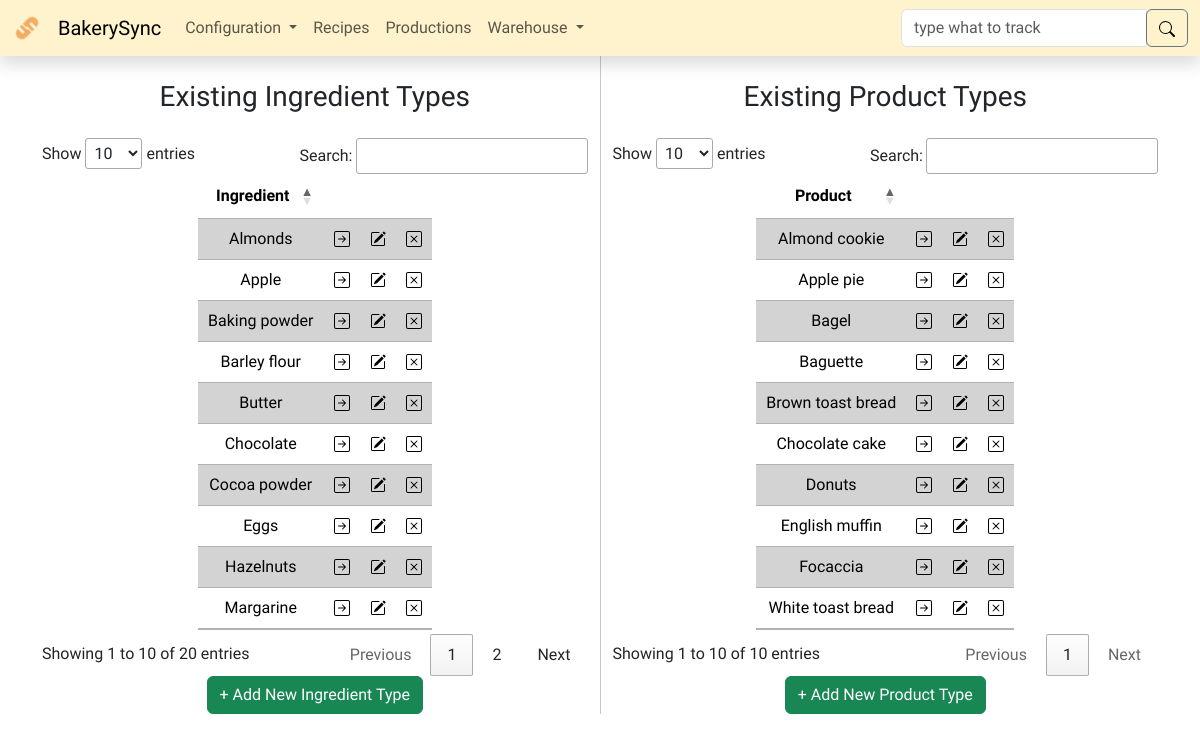
Screenshot of /types/ with the database file from the repository.
### models.py (models this page shows, shortened)
class BaseModel(db.Model):
    __abstract__ = True
    id = db.Column(db.Integer, primary_key=True)

class IngredientType(BaseModel):
    name = db.Column(db.String(255), unique=True, nullable=False)
    arrivals = db.relationship('IngredientArrival', backref='type')
    recipes = db.relationship(
        'Recipe', secondary=recipe_ingredient_association, back_populates='ingredients')

class ProductType(BaseModel):
    name = db.Column(db.String(255), unique=True, nullable=False)
    productions = db.relationship('Production', backref='type')
    recipes = db.relationship('Recipe', backref='type')

### routes/types.py (the view)
@types_bp.route('/', methods=['GET', 'POST'])
def types():
    if request.method == 'POST':
        name = request.form['name'].capitalize()
        if "itype_form" in request.form:
            new_type = IngredientType(name=name)
        elif "ptype_form" in request.form:
            new_type = ProductType(name=name)
        else:
            return redirect(url_for('types.types'))
        try:
            db.session.add(new_type)
            db.session.commit()
            flash('New Type added successfully', 'success')
            return redirect(url_for('types.types'))
        except Exception as e:
            if 'UNIQUE constraint failed' in str(e):
                flash(
                    f'Can not add another type with the name {name}. Type name must be unique. Please choose a different name.', 'warning')
            else:
                flash(f'Error: {str(e)}', 'warning')
            db.session.rollback()  # Rollback any changes to the database
            return redirect(url_for('types.types'))
    else:
        itypes = IngredientType.query.all()
        ptypes = ProductType.query.all()
        return render_template('types.html', itypes=itypes, ptypes=ptypes)

### app.py (called while the page is built)
@app.after_request
def after_request(response):
    response.headers["Cache-Control"] = "no-cache, no-store, must-revalidate"
    response.headers["Expires"] = 0
    response.headers["Pragma"] = "no-cache"
    return response

@app.template_filter('escape_html')
def escape_html_filter(s):
    result = ""
    for c in s:
        if c in ["'", '"']:
            result += "\\" + c
        else:
            result += c
    return result

### templates/types.html (shortened to what this page needs)
{% extends "layout.html" %}
{%block main %}
<div class="container mx-auto text-center">
  <div class="row">
    <div class="col">
      <h3 class="my-4">Existing Ingredient Types</h3>
      <table id="itype_table" class="table table-striped w-auto mx-auto">
        <thead>
          <tr>
            <th>Ingredient</th>
            <th></th>
            <th></th>
            <th></th>
          </tr>
        </thead>
        <tbody>
          {% for itype in itypes %}
          <tr>
            <td>{{ itype.name }}</td>
            <td>
              <form action="{{ url_for('types.itrack') }}" method="post">
                <input
                  type="image"
                  src="/static/icons/arrow-right-square.svg"
                  alt="track"
                  name="itype_track"
                  title="Track {{ itype.name }}"
                />
              </form>
            </td>
            <td>
              <img
                src="/static/icons/pencil-square.svg"
                alt="edit"
                name="itype_edit"
                type="button"
                title="Edit {{ itype.name }}"
                data-bs-toggle="offcanvas"
                data-bs-target="#EditItypeCanvas"
                aria-controls="EditItypeCanvas"
                onclick="populateCanvasI(
                '{{ itype.id }}',
                '{{ itype.name|escape_html }}'
              );"
              />
            </td>
            <td>
              <form
                id="del-{{ itype.id }}"
                action="{{ url_for('types.delete_type') }}"
                method="post"
              >
                <img
                  src="/static/icons/x-square.svg"
                  alt="delete"
                  name="itype_delete"
                  type="submit"
                  title="Delete {{ itype.name }}"
                  onclick="return confirmDelete('del-{{ itype.id }}', '{{ itype.name|escape_html }}');"
                />
              </form>
            </td>
          </tr>
          {% endfor %}
        </tbody>
      </table>
      <button
        class="btn btn-success"
        type="button"
        data-bs-toggle="offcanvas"
        data-bs-target="#AddItypeCanvas"
        aria-controls="AddItypeCanvas"
      >
        + Add New Ingredient Type
      </button>
    </div>
    <div class="col">
      <h3 class="my-4">Existing Product Types</h3>
      <table id="ptype_table" class="table table-striped w-auto mx-auto">
        <thead>
          <tr>
            <th>Product</th>
            <th></th>
            <th></th>
            <th></th>
          </tr>
        </thead>
        <tbody>
          {% for ptype in ptypes %}
          <tr>
            <td>{{ ptype.name }}</td>
            <td>
              <form action="{{ url_for('types.ptrack') }}" method="post">
                <input
                  type="image"
                  src="/static/icons/arrow-right-square.svg"
                  alt="track"
                  name="ptype_track"
                  title="Track {{ ptype.name }}"
                />
              </form>
            </td>
            <td>
              <img
                src="/static/icons/pencil-square.svg"
                alt="edit"
                name="ptype_edit"
                type="button"
                title="Edit {{ ptype.name }}"
                data-bs-toggle="offcanvas"
                data-bs-target="#EditPtypeCanvas"
                aria-controls="EditPtypeCanvas"
                onclick="populateCanvasP(
                '{{ ptype.id }}',
                '{{ ptype.name|escape_html }}'
              );"
              />
            </td>
            <td>
              <form
                id="del-p{{ ptype.id }}"
                action="{{ url_for('types.delete_type') }}"
                method="post"
              >
                <img
                  src="/static/icons/x-square.svg"
                  alt="delete"
                  name="ptype_delete"
                  type="submit"
                  title="Delete {{ ptype.name }}"
                  onclick="return confirmDelete('del-p{{ ptype.id }}', '{{ ptype.name|escape_html }}');"
                />
              </form>
            </td>
          </tr>
          {% endfor %}
        </tbody>
      </table>
      <button
        class="btn btn-success"
        type="button"
        data-bs-toggle="offcanvas"
        data-bs-target="#AddPtypeCanvas"
        aria-controls="AddPtypeCanvas"
      >
        + Add New Product Type
      </button>
    </div>
  </div>
</div>
{% endblock %}

### templates/layout.html (shortened to what this page needs)
<!DOCTYPE html>
<html lang="en">
  <head>
    <link
      href="https://cdn.jsdelivr.net/npm/bootstrap@5.3.2/dist/css/bootstrap.min.css"
      rel="stylesheet"
    />
    <link rel="stylesheet" href="https://cdn.datatables.net/1.13.6/css/jquery.dataTables.css" />
    <link href="/static/styles.css" rel="stylesheet" />
  </head>
  <body>
    <nav class="navbar navbar-expand-lg sticky-top bg-warning-subtle shadow">
      <div class="container-fluid">
        <img
          src="/static/images/android-chrome-512x512.png"
          alt="BakerySyncLogo"
          class="navbar-brand py-0"
          width="30"
          height="30"
        />
        <a class="navbar-brand" href="{{ url_for('index.index') }}">BakerySync</a>
        <div class="collapse navbar-collapse" id="navbarSupportedContent">
          <ul class="navbar-nav me-auto mb-2 mb-lg-0">
            <li class="nav-item dropdown">
              <a
                class="nav-link dropdown-toggle"
                href="#"
                role="button"
                data-bs-toggle="dropdown"
                aria-expanded="false"
              >
                Configuration
              </a>
            </li>
            <li class="nav-item">
              <a class="nav-link" aria-current="page" href="{{ url_for('recipes.recipes') }}"
                >Recipes</a
              >
            </li>
            <li class="nav-item">
              <a
                class="nav-link"
                aria-current="page"
                href="{{ url_for('productions.productions') }}"
                >Productions</a
              >
            </li>
            <li class="nav-item dropdown">
              <a
                class="nav-link dropdown-toggle"
                href="#"
                role="button"
                data-bs-toggle="dropdown"
                aria-expanded="false"
              >
                Warehouse
              </a>
            </li>
          </ul>
          <form class="form-inline" action="{{ url_for('index.index') }}" method="post">
            <div class="row g-3 align-items-center">
              <div class="col-auto">
                <div class="input-group my-0">
                  <input
                    type="search"
                    name="track"
                    id="track"
                    class="form-control"
                    placeholder="type what to track"
                    aria-label="type what to track"
                    autocomplete="on"
                    title="Must be at least 3 characters long"
                    required
                  />
                  <div class="input-group-append">
                    <button class="btn btn-outline-secondary" type="submit">
                      <img src="/static/icons/search.svg" />
                    </button>
                  </div>
                </div>
              </div>
            </div>
          </form>
        </div>
      </div>
    </nav>
    <main class="container-fluid text-center">{% block main %}{% endblock %}</main>
  </body>
</html>

### static/styles.css (style rules this page uses)
body { font-family: "Dosis", sans-serif; }
.navbar a { text-decoration: none; }
table input { border: none; background: transparent; padding: 0; vertical-align: middle; }
td form, td strong { display: inline; }
table.dataTable thead th, table.dataTable thead td, table.dataTable tfoot th, table.dataTable tfoot td { text-align: center; }
.table { --bs-table-striped-bg: lightgray; }
td { vertical-align: middle; }

### rows the page displays
IngredientType: name "Butter"
IngredientType: name "Margarine"
IngredientType: name "Eggs"
IngredientType: name "Baking powder"
IngredientType: name "Almonds"
IngredientType: name "Cocoa powder"
IngredientType: name "Chocolate"
IngredientType: name "Apple"
IngredientType: name "Hazelnuts"
IngredientType: name "Barley flour"
ProductType: name "Baguette"
ProductType: name "White toast bread"
ProductType: name "Brown toast bread"
ProductType: name "Bagel"
ProductType: name "Focaccia"
ProductType: name "Chocolate cake"
ProductType: name "Apple pie"
ProductType: name "Almond cookie"
ProductType: name "Donuts"
ProductType: name "English muffin"
